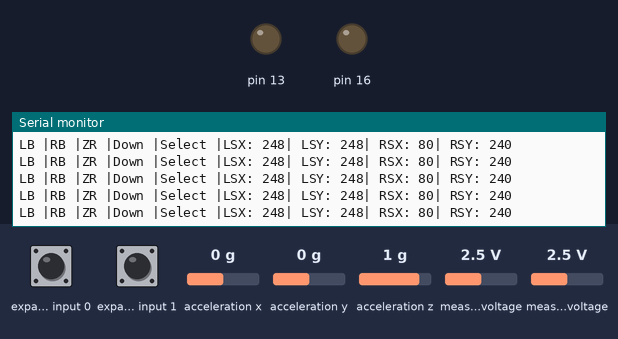
A sketch run on a simulated Arduino Uno, built with avr-gcc and run on an emulated ATmega328P. On the bench: output pins drawn as LEDs (lit = HIGH), the last lines printed to the serial monitor. Wiring (inferred from the names in the program): Wii Nunchuk at I2C address 0x52. The test bench sets the inputs (shaded band); at power-on: acceleration z 1 g, measured voltage 2.5 V, expander input 0 HIGH, expander input 1 HIGH, acceleration x 0 g, acceleration y 0 g.

Above: at 1.2 s.
1.3 s: acceleration z set to -1.4 g
At 1.33 s:
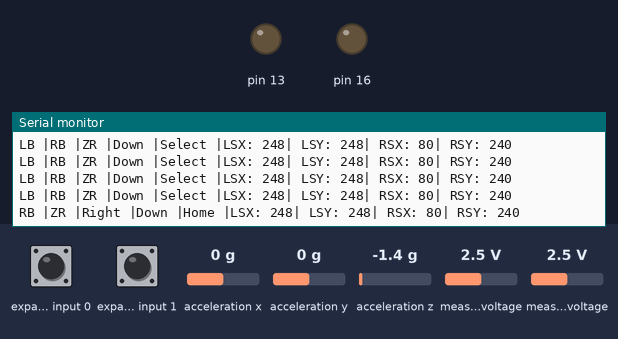
3.2 s: measured voltage (sensor 200) set to 0.1 V
At 3.27 s:
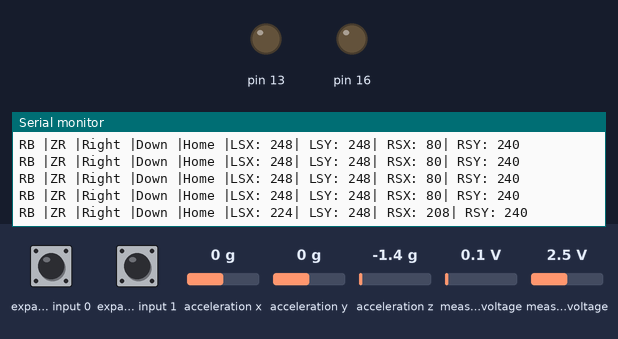
6.2 s: expander input 0 pulled LOW for 0.15 s
At 6.24 s:
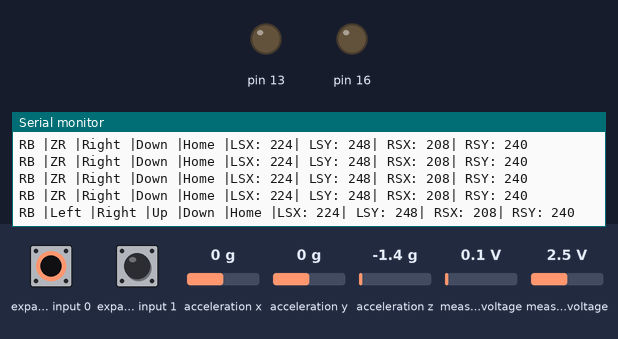
7.8 s: expander input 1 pulled LOW for 0.15 s
At 7.87 s:
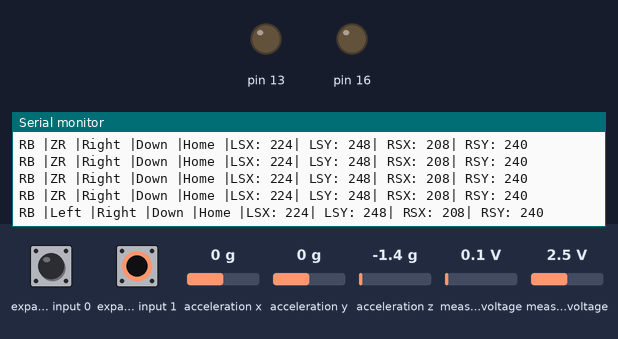
10.9 s: acceleration z set to -0.8 g
At 10.94 s:
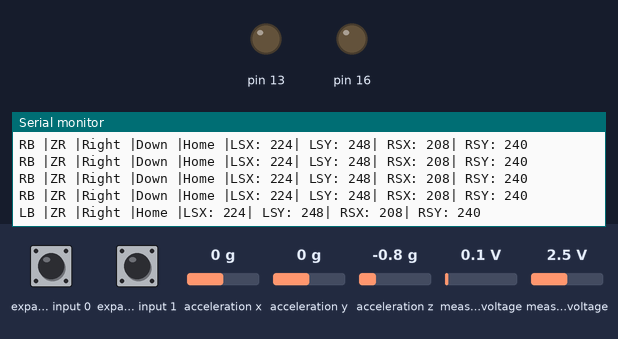
12.8 s: expander input 0 pulled LOW for 1 s
At 12.88 s:
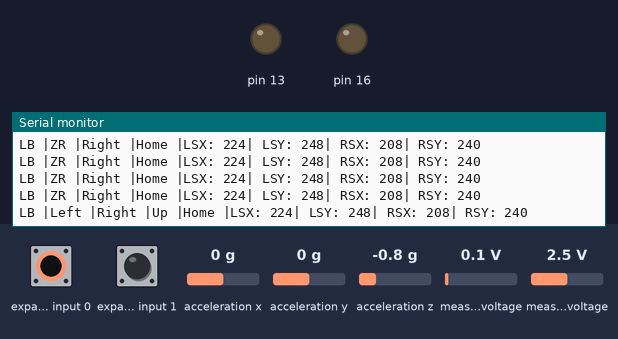

Measured:
- after the input at 1.3 s, the serial monitor: prints a new line at once (image 1)
- after the input at 3.2 s, the serial monitor: prints a new line after 0.07 s (image 2)
- after the input at 6.2 s, the serial monitor: prints a new line at once (image 3)
- after the input at 7.8 s, the serial monitor: prints a new line after 0.07 s (image 4)
- after the input at 10.9 s, the serial monitor: prints a new line at once (image 5)
- after the input at 12.8 s, the serial monitor: prints a new line after 0.07 s (image 6)

The sketch:

WiiController.ino
```cpp
/*
  Andrew Mascolo 7/13/2014
  Updated WiiController library

  !!!DOES NOT WORK WITH NUNCHUCK!!!

  If you are using the adapter in this link,http://www.ebay.com/itm/Wii-WiiChuck-Nunchuck-Adapter-Module-Board-for-Arduino-/351052353286?pt=LH_DefaultDomain_0&hash=item51bc59cf06
  then you most likely have it plug into the arduino across pins A2 - A5. Please know that the controller needs 3.3V to work properly and NOT 5V. You may cause possible
  to the controller if it is powered by 5 volts. What I have done here is allowed the user to use pin A2 as ground, by setting the pin to LOW, and making pin A3 an input
  so the user can have a jumper to the 3.3V pin without harming the Arduino.

  **.begin(Vcc, Gnd, baud rate)**
  Vcc: Set to TRUE if you have the adapter in the pin A3 and are using a jumper to 3.3V pin.
  Vcc: Set to FALSE if you are using your own wires and are not using pin A3 for power.

  Gnd: Set to TRUE if you have the adapter in the pin A2, this will automatically set pin A2 to LOW.
  Gnd: Set to FALSE if you are using your own wires and are not using pin A2 for ground.

  Baud rate: Set USE_MONITOR in the .h file to TRUE to use the serial.print functions to see their data.

*/

#include<WiiClassicControl.h>
#include<Wire.h>

WiiClassicControl Wii;

void setup()
{
  Wii.begin(true, true); // SEE ABOVE
  Serial.begin(115200);
  pinMode(13, OUTPUT);
}

void loop()
{
  Wii.CollectData();

  if(Wii.leftShoulderPressed())
    Serial.print("LB |");

  if(Wii.rightShoulderPressed())
    Serial.print("RB |");

  if(Wii.lzPressed())
    Serial.print("ZL |");

  if(Wii.rzPressed())
    Serial.print("ZR |");

  if(Wii.leftDPressed())
    Serial.print("Left |");

  if(Wii.rightDPressed())
    Serial.print("Right |");

  if(Wii.upDPressed())
    Serial.print("Up |");

  if(Wii.downDPressed())
    Serial.print("Down |");

  if(Wii.selectPressed())
    Serial.print("Select |");

  if(Wii.startPressed())
    Serial.print("Start |");

  if(Wii.homePressed())
    Serial.print("Home |");

  if(Wii.xPressed())
    Serial.print("X |");

  if(Wii.yPressed())
    Serial.print("Y |");

  if(Wii.aPressed()){
    Serial.print("A |");
    digitalWrite(13, HIGH);
  }

  if(Wii.bPressed()) {
    Serial.print("B |");
    digitalWrite(13, LOW);
  }

  // the lowest value is 0, and the highest value is 248.
  Serial.print("LSX: "); Serial.print(Wii.leftStickX());
  Serial.print("| LSY: "); Serial.print(Wii.leftStickY());
  Serial.print("| RSX: "); Serial.print(Wii.rightStickX());
  Serial.print("| RSY: "); Serial.println(Wii.rightStickY());

  delay(100); // used to see changes in the serial monitor easier.
}
```
